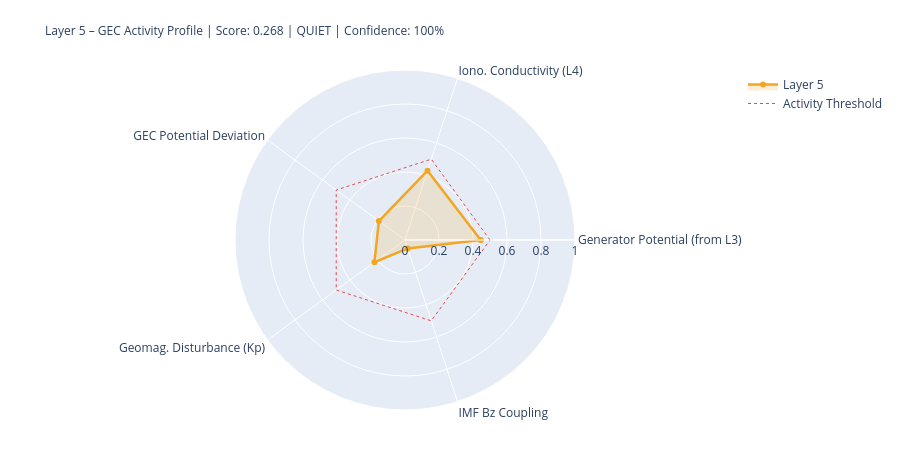

The notebook cell saved with this chart:
### Markdown cell above
---
## 5. State Assessment & Handoff to Layer 6

### Code cell
# ============================================================
# LAYER-5-SCORE
# ============================================================

# Components
# 1) Generator activity (Layer-3-driven)
gen_score = norm(generator_strength, 0.3, 2.0)
gen_src   = 'from_layer3' if l3_thunder_score is not None else 'estimated'

# 2) Ionospheric conductivity (Layer-4-driven)
iono_score = norm(iono_cond_factor, 0.7, 1.4)
iono_src   = 'from_layer4' if l4_ioniz is not None else 'estimated'

# 3) GEC potential deviation from reference
pot_score = norm(abs(delta_V_pct), 0, 30)  # 0 = at reference, 1 = 30% deviation
pot_src   = 'derived'

# 4) Geomagnetic disturbance (Kp) – modulates vertical currents
kp_score = norm(kp_val, 0, 9)
kp_src   = 'primary' if kp_now is not None else 'from_layer4'

# 5) IMF Bz coupling (southward = stronger M-I coupling → GEC influence)
bz_score = norm(-(bz_now or 0), -5, 30) if bz_now is not None else None
bz_src   = 'primary' if bz_now is not None else 'missing'

COMPONENTS = {
    'Generator Potential (from L3)':  {'score': gen_score,   'source': 'derived_from_layer3', 'dynamic': True},
    'Iono. Conductivity (L4)':      {'score': iono_score,  'source': iono_src, 'dynamic': True},
    'GEC Potential Deviation':      {'score': pot_score,   'source': pot_src,  'dynamic': True},
    'Geomag. Disturbance (Kp)':         {'score': kp_score,    'source': kp_src,   'dynamic': True},
    'IMF Bz Coupling':               {'score': bz_score,    'source': bz_src,   'dynamic': True},
}

available   = {k: v['score'] for k, v in COMPONENTS.items() if v['score'] is not None}
unavailable = [k for k, v in COMPONENTS.items() if v['score'] is None]
layer5_score = round(sum(available.values()) / len(available), 4) if available else None
confidence   = round(len(available) / len(COMPONENTS), 2)
level = ('unknown' if layer5_score is None
         else 'quiet'   if layer5_score < 0.3
         else 'moderate' if layer5_score < 0.6
         else 'active')
dominant_l5 = max(available, key=available.get) if available else 'none'

# Kp consistency: separate 1-min raw value from score value
kp_1m_raw   = kp_now          # directly from API (can be 0.0 during live measurement)
kp_for_score = kp_val          # from Layer-0 context or estimated value if needed
kp_score_src = kp_src

W = 68
print('=' * W)
print('LAYER 5 – GLOBAL ELECTRIC CIRCUIT – STATE ASSESSMENT')
print('=' * W)
for name, comp in COMPONENTS.items():
    s = comp['score']
    if s is not None:
        bar = '█' * int(s*20) + '░' * (20-int(s*20))
        print(f'  {name:<34} {bar}  {s:.3f}  [{comp["source"]}]')
    else:
        print(f'  {name:<34} {"─"*20}  n/a   [missing]')
print('-' * W)
print(f'  Score:         {layer5_score:.3f}  ({len(available)}/{len(COMPONENTS)} components)')
print(f'  Confidence:    {confidence:.0%}')
print(f'  Level:         {level.upper()}')
print(f'  Dominant:      {dominant_l5}')
print(f'  V_iono:        {V_iono_mod:.1f} kV  (Δ {delta_V_pct:+.1f}% vs. Ref)')
print(f'  I_total:       {I_total_mod:.1f} A   (Δ {delta_I_pct:+.1f}% vs. Ref)')
print('=' * W)

# Radar
cats   = list(available.keys())
vals_r = list(available.values())
if len(cats) >= 3:
    fig = go.Figure()
    fig.add_trace(go.Scatterpolar(
        r=vals_r + [vals_r[0]], theta=cats + [cats[0]],
        fill='toself', fillcolor='rgba(242,166,35,0.18)',
        line=dict(color='#F2A623', width=2.5), name='Layer 5'
    ))
    fig.add_trace(go.Scatterpolar(
        r=[0.5]*(len(cats)+1), theta=cats+[cats[0]],
        line=dict(color='#E24B4A', dash='dot', width=1),
        mode='lines', name='Activity Threshold'
    ))
    fig.update_layout(
        title=dict(
            text=f'Layer 5 – GEC Activity Profile | Score: {layer5_score:.3f} | {level.upper()} | Confidence: {confidence:.0%}',
            font=dict(size=12)
        ),
        polar=dict(radialaxis=dict(visible=True, range=[0,1])),
        height=450, showlegend=True,
        margin=dict(l=80, r=80, t=70, b=40)
    )
    fig.show()

### Figure 1 — Plotly figure (JSON) as saved in the notebook; plotly's stock layout.template omitted (floating-point values rounded to 4 significant figures)
{"data": [{"fill": "toself", "fillcolor": "rgba(242,166,35,0.18)", "line": {"color": "#F2A623", "width": 2.5}, "name": "Layer 5", "r": [0.4453, 0.4287, 0.19, 0.2222, 0.052, 0.4453], "theta": ["Generator Potential (from L3)", "Iono. Conductivity (L4)", "GEC Potential Deviation", "Geomag. Disturbance (Kp)", "IMF Bz Coupling", "Generator Potential (from L3)"], "type": "scatterpolar"}, {"line": {"color": "#E24B4A", "dash": "dot", "width": 1}, "mode": "lines", "name": "Activity Threshold", "r": [0.5, 0.5, 0.5, 0.5, 0.5, 0.5], "theta": ["Generator Potential (from L3)", "Iono. Conductivity (L4)", "GEC Potential Deviation", "Geomag. Disturbance (Kp)", "IMF Bz Coupling", "Generator Potential (from L3)"], "type": "scatterpolar"}], "layout": {"height": 450, "margin": {"b": 40, "l": 80, "r": 80, "t": 70}, "polar": {"radialaxis": {"range": [0, 1], "visible": true}}, "showlegend": true, "title": {"font": {"size": 12}, "text": "Layer 5 – GEC Activity Profile | Score: 0.268 | QUIET | Confidence: 100%"}}}
